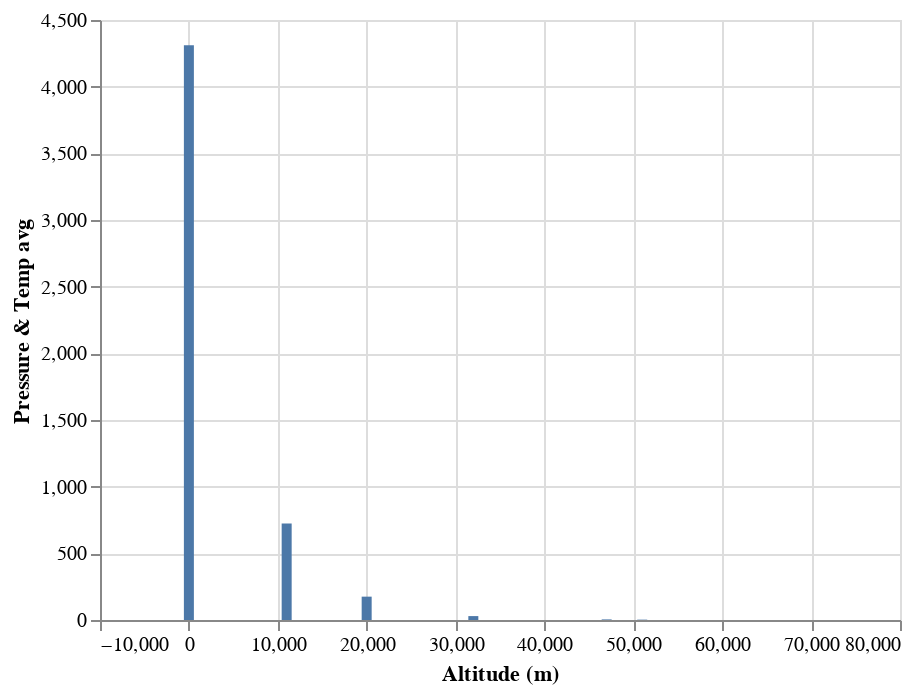

This figure's notebook cell:
### Markdown cell above
Here is the atmospheric temperature vs altitude graph. I had to adjust the altair scale as it wanted to revert the Y axis to start at 0, but besides that things went smoothly. This graph shows us the temperature at different altitudes. My goal is to combine these datasets together and create a bar chart with the result. By "combine", i mean i would like to find the average of both the temperature and pressure values at each given altitude, and plot that average on a bar chart. This will help me when calculating the final height of my balloon payload.

### Code cell
combinedDF = pd.DataFrame()
combinedDF['Pressure & Temp avg'] = (finalDF["(inHg)"] * tempDF["Standard temperature (K)"])/2
combinedDF['Altitude (m)'] = height
alt.Chart(combinedDF).mark_bar().encode(x="Altitude (m)", y="Pressure & Temp avg").interactive()

### Figure 1 — Vega-Lite specification as saved in the notebook (floating-point values rounded to 4 significant figures)
{"config": {"view": {"continuousWidth": 400, "continuousHeight": 300}}, "data": {"name": "data-b47a82d9a33fd6b23f93f49e0c0f2f3e"}, "mark": "bar", "encoding": {"x": {"type": "quantitative", "field": "Altitude (m)"}, "y": {"type": "quantitative", "field": "Pressure & Temp avg"}}, "selection": {"selector001": {"type": "interval", "bind": "scales", "encodings": ["x", "y"]}}, "$schema": "https://vega.github.io/schema/vega-lite/v4.8.1.json", "datasets": {"data-b47a82d9a33fd6b23f93f49e0c0f2f3e": [{"Pressure & Temp avg": 4311.0, "Altitude (m)": 0}, {"Pressure & Temp avg": 724.0, "Altitude (m)": 11000}, {"Pressure & Temp avg": 175.1, "Altitude (m)": 20000}, {"Pressure & Temp avg": 29.3, "Altitude (m)": 32000}, {"Pressure & Temp avg": 4.432, "Altitude (m)": 47000}, {"Pressure & Temp avg": 2.675, "Altitude (m)": 51000}, {"Pressure & Temp avg": 0.1254, "Altitude (m)": 71000}]}}
